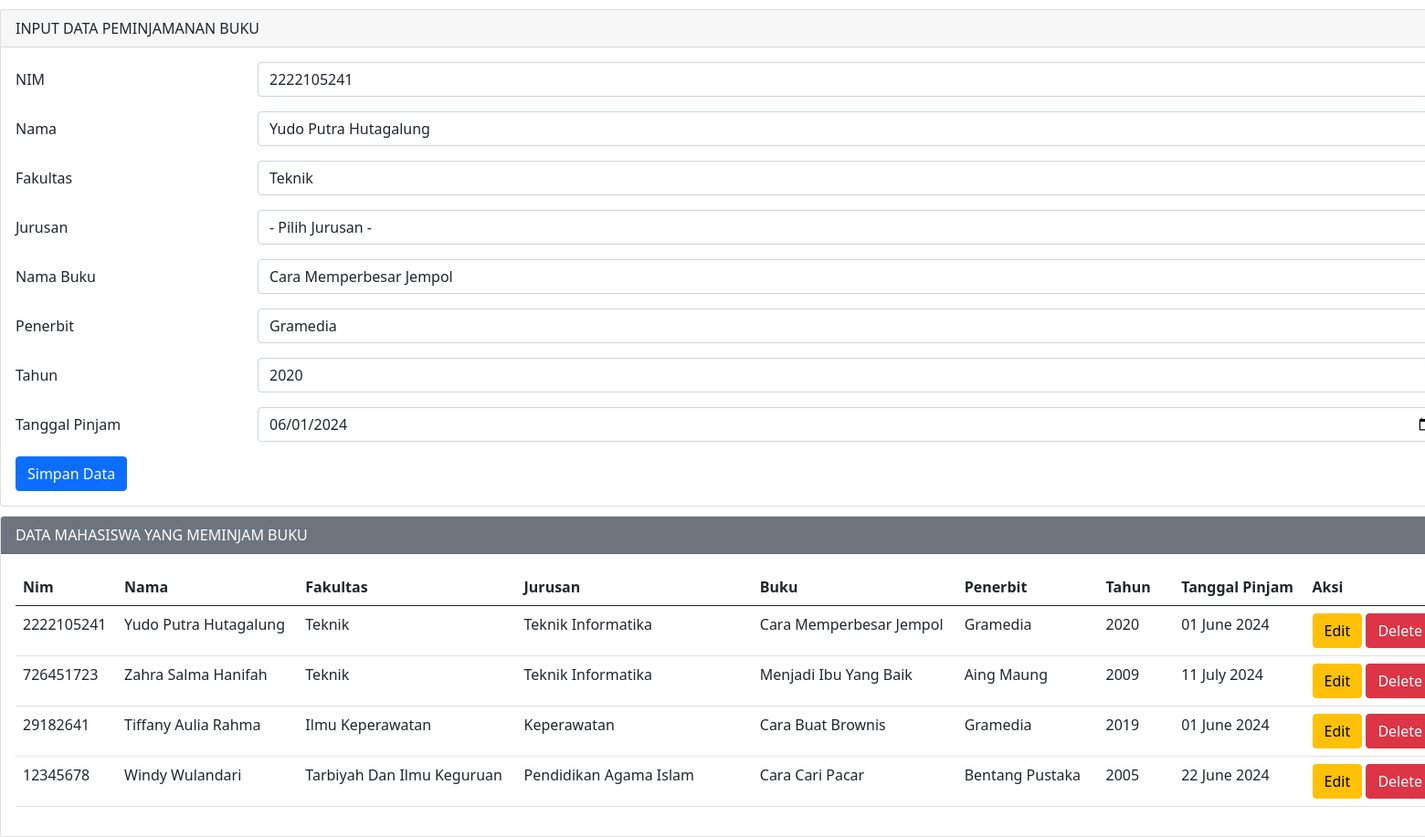
Page /index.php?op=edit&id=4 on the committed database.
### tables this page shows
CREATE TABLE `peminjaman` (
  `id` int(11) NOT NULL,
  `nim` varchar(25) NOT NULL,
  `nama` varchar(25) NOT NULL,
  `namabuku` varchar(30) NOT NULL,
  `fakultas` varchar(50) NOT NULL,
  `jurusan` varchar(50) NOT NULL,
  `penerbit` varchar(25) NOT NULL,
  `tahun` varchar(25) NOT NULL,
  `tglpinjam` varchar(25) NOT NULL
);

### index.php (the view, shortened to what this page needs)
<?php
include 'koneksi.php';
$nim        = "";
$nama       = "";
$namabuku    = "";
$fakultas   = "";
$penerbit   = "";
$tahun      = "";
$tglpinjam  = "";
if (isset($_GET['op'])) {
    $op = $_GET['op'];
} else {
    $op = "";
}
if ($op == 'edit') {
    $id          = $_GET['id'];
    $sql1        = "select * from peminjaman where id = '$id'";
    $q1          = mysqli_query($koneksi, $sql1);
    $r1          = mysqli_fetch_array($q1);
    $nim         = $r1['nim'];
    $nama        = $r1['nama'];
    $namabuku     = $r1['namabuku'];
    $fakultas    = $r1['fakultas'];
    $penerbit    = $r1['penerbit'];
    $tahun       = $r1['tahun'];
    $tglpinjam   = $r1['tglpinjam'];
}
?>
<!DOCTYPE html>
<html lang="en">
<head>
    <link href="https://cdn.jsdelivr.net/npm/bootstrap@5.0.0-beta2/dist/css/bootstrap.min.css" rel="stylesheet">
</head>
<body>
    <div class="mx-auto">
        <div class="card">
            <div class="card-header">
                INPUT DATA PEMINJAMANAN BUKU
            </div>
            <div class="card-body">
                <form action="" method="POST">
                    <div class="mb-3 row">
                        <label for="nim" class="col-sm-2 col-form-label">NIM</label>
                        <div class="col-sm-10">
                            <input type="number" pattern="[0-9]*" class="form-control" id="nim" name="nim" value="<?php echo $nim ?>">
                        </div>
                    </div>
                    <div class="mb-3 row">
                        <label for="nama" class="col-sm-2 col-form-label">Nama</label>
                        <div class="col-sm-10">
                            <input type="text" class="form-control" id="nama" name="nama" value="<?php echo $nama ?>">
                        </div>
                    </div>
                    <div class="mb-3 row">
                        <label for="fakultas" class="col-sm-2 col-form-label">Fakultas</label>
                        <div class="col-sm-10">
                            <select class="form-control" name="fakultas" id="fakultas">
                                <option value="Teknik" <?php if ($fakultas == "Teknik") echo "selected" ?>>Teknik</option>
                            </select>
                        </div>
                    </div>
                    <div class="mb-3 row">
                        <label for="jurusan" class="col-sm-2 col-form-label">Jurusan</label>
                        <div class="col-sm-10">
                            <select class="form-control" name="jurusan" id="jurusan">
                                <option value="">- Pilih Jurusan -</option>
                            </select>
                        </div>
                    </div>
                    <div class="mb-3 row">
                        <label for="namabuku" class="col-sm-2 col-form-label">Nama Buku</label>
                        <div class="col-sm-10">
                            <input type="text" class="form-control" id="namabuku" name="namabuku" value="<?php echo $namabuku ?>">
                        </div>
                    </div>
                    <div class="mb-3 row">
                        <label for="penerbit" class="col-sm-2 col-form-label">Penerbit</label>
                        <div class="col-sm-10">
                            <input type="text" class="form-control" id="penerbit" name="penerbit" value="<?php echo $penerbit ?>">
                        </div>
                    </div>
                    <div class="mb-3 row">
                        <label for="tahun" class="col-sm-2 col-form-label">Tahun</label>
                        <div class="col-sm-10">
                            <input type="number" pattern="[0-9]*" class="form-control" id="tahun" name="tahun" value="<?php echo $tahun ?>">
                        </div>
                    </div>
                    <div class="mb-3 row">
                        <label for="tglpinjam" class="col-sm-2 col-form-label">Tanggal Pinjam</label>
                        <div class="col-sm-10">
                            <input type="date" pattern="[0-9]*" class="form-control" id="tglpinjam" name="tglpinjam" value="<?php echo $tglpinjam ?>">
                        </div>
                    </div>
                    <div class="col-12">
                        <input type="submit" name="simpan" value="Simpan Data" class="btn btn-primary" />
                    </div>
                </form>
            </div>
        </div>
        <div class="card">
            <div class="card-header text-white bg-secondary">
                DATA MAHASISWA YANG MEMINJAM BUKU
            </div>
            <div class="card-body">
                <table class="table">
                <thead>
                    <tr>
                        <th scope="col" style="width: 50px;">Nim</th>
                        <th scope="col" style="width: 150px;">Nama</th>
                        <th scope="col" style="width: 200px;">Fakultas</th>
                        <th scope="col" style="width: 250px;">Jurusan</th>
                        <th scope="col" style="width: 150px;">Buku</th>
                        <th scope="col" style="width: 150px;">Penerbit</th>
                        <th scope="col" style="width: 80px;">Tahun</th>
                        <th scope="col" style="width: 120px;">Tanggal Pinjam</th>
                        <th scope="col" style="width: 120px;">Aksi</th>
                    </tr>
                </thead>
                    <tbody>
                        <?php
                        $sql2   = "SELECT id, nim, nama, fakultas, jurusan, namabuku, penerbit, tahun, DATE_FORMAT(tglpinjam, '%d %M %Y') as tglpinjam FROM peminjaman ORDER BY id DESC";
                        $q2     = mysqli_query($koneksi, $sql2);
                        while ($r2 = mysqli_fetch_array($q2)) {
                            $id         = $r2['id'];
                            $nim        = $r2['nim'];
                            $nama       = $r2['nama'];
                            $fakultas   = $r2['fakultas'];
                            $jurusan    = $r2['jurusan'];
                            $namabuku   = $r2['namabuku'];
                            $penerbit   = $r2['penerbit'];
                            $tahun      = $r2['tahun'];
                            $tglpinjam  = $r2['tglpinjam'];
                        ?>
                            <tr>
                                <td scope="row"><?php echo $nim ?></td>
                                <td scope="row"><?php echo $nama ?></td>
                                <td scope="row"><?php echo $fakultas ?></td>
                                <td scope="row"><?php echo $jurusan ?></td>
                                <td scope="row"><?php echo $namabuku ?></td>
                                <td scope="row"><?php echo $penerbit ?></td>
                                <td scope="row"><?php echo $tahun ?></td>
                                <td scope="row"><?php echo $tglpinjam ?></td>
                                <td scope="row">
                                    <a href="index.php?op=edit&id=<?php echo $id ?>"><button type="button" class="btn btn-warning">Edit</button></a>
                                    <a href="index.php?op=delete&id=<?php echo $id?>" onclick="return confirm('Yakin mau delete data?')"><button type="button" class="btn btn-danger">Delete</button></a>
                                </td>
                            </tr>
                        <?php
                        }
                        ?>
                    </tbody>
                </table>
            </div>
        </div>
    </div>
</body>
</html>

### index.php (style rules this page uses)
.mx-auto { width: 1600px; }
.card { margin-top: 10px; }
body { background-image: url('images/background.jpg'); background-size: cover; background-repeat: no-repeat; background-position: center center; background-attachment: fixed; }
.table th, .table td { white-space: nowrap; overflow: hidden; text-overflow: ellipsis; max-width: 300px; }

### rows in the picture
peminjaman: nim "2222105241", nama "Yudo Putra Hutagalung", fakultas "Teknik", namabuku "Cara Memperbesar Jempol", penerbit "Gramedia", tahun "2020", tglpinjam "06/01/2024", jurusan "Teknik Informatika", tglpinjam "01 June 2024"
peminjaman: nim "726451723", nama "Zahra Salma Hanifah", fakultas "Teknik", jurusan "Teknik Informatika", namabuku "Menjadi Ibu Yang Baik", penerbit "Aing Maung", tahun "2009", tglpinjam "11 July 2024"
peminjaman: nim "29182641", nama "Tiffany Aulia Rahma", fakultas "Ilmu Keperawatan", jurusan "Keperawatan", namabuku "Cara Buat Brownis", penerbit "Gramedia", tahun "2019", tglpinjam "01 June 2024"
peminjaman: nim "12345678", nama "Windy Wulandari", fakultas "Tarbiyah Dan Ilmu Keguruan", jurusan "Pendidikan Agama Islam", namabuku "Cara Cari Pacar", penerbit "Bentang Pustaka", tahun "2005", tglpinjam "22 June 2024"
